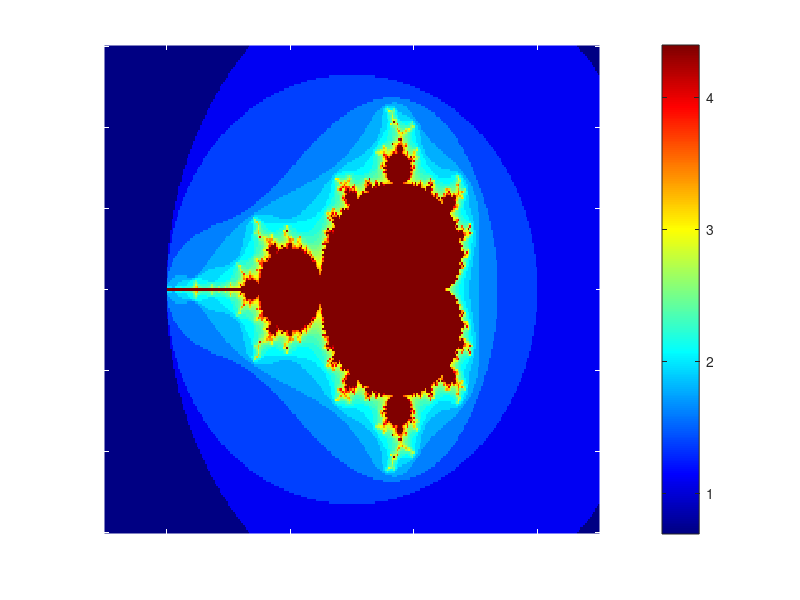

MATLAB code to generate this figure:
% INTERACTIVE FRACTAL EXPLORER
% Run with: octave fractal.m

function fractal()
    % Global state variables
    global g_fractal_type g_xmin g_xmax g_ymin g_ymax g_max_iter g_fig g_quality;

    % Initialize parameters
    g_fractal_type = 1;
    g_max_iter = 80;  % Reduced for speed
    g_quality = 0;
    g_xmin = -2.5;
    g_xmax = 1.5;
    g_ymin = -1.5;
    g_ymax = 1.5;

    % Create figure
    g_fig = figure('Name', 'Fractal Explorer', ...
                   'NumberTitle', 'off', ...
                   'Position', [100, 100, 1000, 800], ...
                   'Color', [0.15 0.15 0.15]);

    % Print instructions
    fprintf('\n');
    fprintf('╔════════════════════════════════════════════════════════╗\n');
    fprintf('║      INTERACTIVE FRACTAL EXPLORER - CONTROLS          ║\n');
    fprintf('╠════════════════════════════════════════════════════════╣\n');
    fprintf('║  MOUSE:                                                ║\n');
    fprintf('║    • Click and drag to select zoom area                ║\n');
    fprintf('║    • Right-click to zoom out                           ║\n');
    fprintf('║                                                        ║\n');
    fprintf('║  KEYBOARD - FRACTALS:                                  ║\n');
    fprintf('║    • 1 = Mandelbrot Set                                ║\n');
    fprintf('║    • 2 = Julia Set                                     ║\n');
    fprintf('║    • 3 = Burning Ship                                  ║\n');
    fprintf('║    • 4 = Tricorn                                       ║\n');
    fprintf('║                                                        ║\n');
    fprintf('║  KEYBOARD - QUALITY:                                   ║\n');
    fprintf('║    • f = Fast mode (300x225 - very quick)              ║\n');
    fprintf('║    • n = Normal mode (500x375 - balanced)              ║\n');
    fprintf('║    • h = High quality (800x600 - detailed)             ║\n');
    fprintf('║                                                        ║\n');
    fprintf('║  KEYBOARD - OTHER:                                     ║\n');
    fprintf('║    • Arrow keys = Pan view (left/right/up/down)        ║\n');
    fprintf('║    • r = Reset view                                    ║\n');
    fprintf('║    • + = More iterations  | - = Less iterations        ║\n');
    fprintf('║    • q = Quit                                          ║\n');
    fprintf('╚════════════════════════════════════════════════════════╝\n');
    fprintf('\n');

    % Draw initial fractal
    draw_fractal();

    % Set up event callbacks
    set(g_fig, 'WindowButtonDownFcn', @handle_mouse_down);
    set(g_fig, 'KeyPressFcn', @handle_keyboard);

    % Keep window open
    waitfor(g_fig);
    fprintf('Fractal explorer closed.\n');
end

% ========== DRAWING ==========

function draw_fractal()
    global g_fractal_type g_xmin g_xmax g_ymin g_ymax g_max_iter g_fig g_quality;

    fprintf('Computing... ');
    tic;

    % Resolution - reduced for speed
    switch g_quality
        case 0
            width = 300; height = 225;  % Very fast
        case 1
            width = 500; height = 375;  % Balanced
        otherwise
            width = 800; height = 600;  % High quality
    end

    % Create mesh
    x = linspace(g_xmin, g_xmax, width);
    y = linspace(g_ymin, g_ymax, height);
    [X, Y] = meshgrid(x, y);
    C = X + 1i*Y;

    % Compute
    M = compute_fractal(C, g_max_iter, g_fractal_type);
    M_display = log(M + 1);

    % Fractal name
    names = {'Mandelbrot Set', 'Julia Set', 'Burning Ship', 'Tricorn'};
    fname = names{g_fractal_type};

    % Render
    figure(g_fig);
    clf;
    imagesc([g_xmin g_xmax], [g_ymin g_ymax], M_display);
    set(gca, 'YDir', 'normal');
    axis tight;

    % Styling
    colormap(jet(256));
    cb = colorbar;
    set(cb, 'Color', [1 1 1]);
    set(gca, 'Color', [0 0 0], 'XColor', [1 1 1], 'YColor', [1 1 1]);
    xlabel('Real', 'Color', [1 1 1]);
    ylabel('Imaginary', 'Color', [1 1 1]);

    quality_names = {'FAST', 'NORMAL', 'HIGH'};
    title_str = sprintf('%s [%s] (%d iter) | Drag=zoom | 1-4/f/n/h/+/-/q', ...
                       fname, quality_names{g_quality + 1}, g_max_iter);
    title(title_str, 'Color', [1 1 1], 'FontWeight', 'bold');

    % Restore callbacks
    set(g_fig, 'WindowButtonDownFcn', @handle_mouse_down);
    set(g_fig, 'KeyPressFcn', @handle_keyboard);

    fprintf('done (%.2fs)\n', toc);
    drawnow;  % Force display update
end

function M = compute_fractal(C, max_iter, ftype)
    [rows, cols] = size(C);
    M = zeros(rows, cols);
    Z = zeros(rows, cols);
    active = true(rows, cols);

    switch ftype
        case 1  % Mandelbrot
            for k = 1:max_iter
                if ~any(active(:)); break; end
                Z_active = Z(active);
                C_active = C(active);
                Z_active = Z_active.^2 + C_active;
                escaped = abs(Z_active) > 2;
                active_indices = find(active);
                M(active_indices(escaped)) = k;
                Z(active) = Z_active;
                active(active_indices(escaped)) = false;
            end

        case 2  % Julia
            c = -0.7 + 0.27015i;
            Z = C;
            for k = 1:max_iter
                if ~any(active(:)); break; end
                Z_active = Z(active);
                Z_active = Z_active.^2 + c;
                escaped = abs(Z_active) > 2;
                active_indices = find(active);
                M(active_indices(escaped)) = k;
                Z(active) = Z_active;
                active(active_indices(escaped)) = false;
            end

        case 3  % Burning Ship
            for k = 1:max_iter
                if ~any(active(:)); break; end
                Z_active = Z(active);
                C_active = C(active);
                Z_active = (abs(real(Z_active)) + 1i*abs(imag(Z_active))).^2 + C_active;
                escaped = abs(Z_active) > 2;
                active_indices = find(active);
                M(active_indices(escaped)) = k;
                Z(active) = Z_active;
                active(active_indices(escaped)) = false;
            end

        case 4  % Tricorn
            for k = 1:max_iter
                if ~any(active(:)); break; end
                Z_active = Z(active);
                C_active = C(active);
                Z_active = conj(Z_active).^2 + C_active;
                escaped = abs(Z_active) > 2;
                active_indices = find(active);
                M(active_indices(escaped)) = k;
                Z(active) = Z_active;
                active(active_indices(escaped)) = false;
            end
    end
    M(active) = max_iter;
end

% ========== MOUSE EVENTS ==========

function handle_mouse_down(src, evt)
    global g_xmin g_xmax g_ymin g_ymax g_fig;

    button = get(g_fig, 'SelectionType');

    if strcmp(button, 'normal')  % Left - drag zoom
        point1 = get(gca, 'CurrentPoint');
        x1 = point1(1,1);
        y1 = point1(1,2);

        rect_h = rectangle('Position', [x1, y1, 0.001, 0.001], ...
                          'EdgeColor', [1 1 0], 'LineWidth', 2, 'LineStyle', '--');

        set(g_fig, 'WindowButtonMotionFcn', {@handle_mouse_drag, x1, y1, rect_h});
        set(g_fig, 'WindowButtonUpFcn', {@handle_mouse_up, x1, y1, rect_h});

    elseif strcmp(button, 'alt')  % Right - zoom out
        point = get(gca, 'CurrentPoint');
        x_click = point(1,1);
        y_click = point(1,2);

        zoom_factor = 2.0;
        x_range = (g_xmax - g_xmin) * zoom_factor / 2;
        y_range = (g_ymax - g_ymin) * zoom_factor / 2;

        g_xmin = x_click - x_range;
        g_xmax = x_click + x_range;
        g_ymin = y_click - y_range;
        g_ymax = y_click + y_range;

        fprintf('Zooming out...\n');
        draw_fractal();
    end
end

function handle_mouse_drag(src, evt, x1, y1, rect_h)
    point2 = get(gca, 'CurrentPoint');
    x2 = point2(1,1);
    y2 = point2(1,2);
    set(rect_h, 'Position', [x1, y1, x2-x1, y2-y1]);
    drawnow;
end

function handle_mouse_up(src, evt, x1, y1, rect_h)
    global g_xmin g_xmax g_ymin g_ymax g_fig;

    point2 = get(gca, 'CurrentPoint');
    x2 = point2(1,1);
    y2 = point2(1,2);

    fprintf('Mouse up: start=(%.3f,%.3f) end=(%.3f,%.3f)\n', x1, y1, x2, y2);

    delete(rect_h);
    set(g_fig, 'WindowButtonMotionFcn', '');
    set(g_fig, 'WindowButtonUpFcn', '');

    dx = abs(x2 - x1);
    dy = abs(y2 - y1);
    threshold_x = (g_xmax - g_xmin) * 0.005;
    threshold_y = (g_ymax - g_ymin) * 0.005;

    fprintf('Selection: dx=%.3f dy=%.3f, threshold_x=%.3f threshold_y=%.3f\n', dx, dy, threshold_x, threshold_y);

    % Much smaller threshold - 0.5% instead of 2%
    if dx > threshold_x && dy > threshold_y
        fprintf('✓ Valid selection - zooming!\n');
        new_xmin = min(x1, x2);
        new_xmax = max(x1, x2);
        new_ymin = min(y1, y2);
        new_ymax = max(y1, y2);

        x_center = (new_xmin + new_xmax) / 2;
        y_center = (new_ymin + new_ymax) / 2;
        x_range = new_xmax - new_xmin;
        y_range = new_ymax - new_ymin;

        window_aspect = 4 / 3;
        selection_aspect = x_range / y_range;

        if selection_aspect > window_aspect
            y_range = x_range / window_aspect;
        else
            x_range = y_range * window_aspect;
        end

        g_xmin = x_center - x_range / 2;
        g_xmax = x_center + x_range / 2;
        g_ymin = y_center - y_range / 2;
        g_ymax = y_center + y_range / 2;

        fprintf('Zooming in... New bounds: X[%.3f to %.3f] Y[%.3f to %.3f]\n', ...
                g_xmin, g_xmax, g_ymin, g_ymax);
        drawnow;  % Force display update
        draw_fractal();
    else
        fprintf('✗ Selection too small - ignored\n');
    end
end

% ========== KEYBOARD ==========

function handle_keyboard(src, evt)
    global g_fractal_type g_xmin g_xmax g_ymin g_ymax g_max_iter g_fig g_quality;

    key = evt.Character;

    % Check for arrow keys (they don't have Character, use Key instead)
    if isempty(key)
        key = evt.Key;
    end

    if isempty(key); return; end

    changed = false;

    if key == '1' && g_fractal_type != 1
        g_fractal_type = 1; reset_view();
        fprintf('→ Mandelbrot\n'); changed = true;
    elseif key == '2' && g_fractal_type != 2
        g_fractal_type = 2; reset_view();
        fprintf('→ Julia\n'); changed = true;
    elseif key == '3' && g_fractal_type != 3
        g_fractal_type = 3; reset_view();
        fprintf('→ Burning Ship\n'); changed = true;
    elseif key == '4' && g_fractal_type != 4
        g_fractal_type = 4; reset_view();
        fprintf('→ Tricorn\n'); changed = true;
    elseif key == 'r'
        reset_view();
        fprintf('→ Reset\n'); changed = true;
    elseif key == '+'
        g_max_iter = min(g_max_iter + 50, 1000);
        fprintf('→ Iter: %d\n', g_max_iter); changed = true;
    elseif key == '-'
        g_max_iter = max(g_max_iter - 50, 50);
        fprintf('→ Iter: %d\n', g_max_iter); changed = true;
    elseif key == 'f'
        g_quality = 0;
        fprintf('→ Fast\n'); changed = true;
    elseif key == 'n'
        g_quality = 1;
        fprintf('→ Normal\n'); changed = true;
    elseif key == 'h'
        g_quality = 2;
        fprintf('→ High\n'); changed = true;
    elseif key == 'q'
        fprintf('Closing...\n');
        close(g_fig);
        return;

    % Arrow keys for panning
    elseif strcmp(key, 'left')
        pan_amount = (g_xmax - g_xmin) * 0.1;  % Pan 10% of view
        g_xmin = g_xmin - pan_amount;
        g_xmax = g_xmax - pan_amount;
        fprintf('← Pan left\n'); changed = true;
    elseif strcmp(key, 'right')
        pan_amount = (g_xmax - g_xmin) * 0.1;
        g_xmin = g_xmin + pan_amount;
        g_xmax = g_xmax + pan_amount;
        fprintf('→ Pan right\n'); changed = true;
    elseif strcmp(key, 'up')
        pan_amount = (g_ymax - g_ymin) * 0.1;
        g_ymin = g_ymin + pan_amount;
        g_ymax = g_ymax + pan_amount;
        fprintf('↑ Pan up\n'); changed = true;
    elseif strcmp(key, 'down')
        pan_amount = (g_ymax - g_ymin) * 0.1;
        g_ymin = g_ymin - pan_amount;
        g_ymax = g_ymax - pan_amount;
        fprintf('↓ Pan down\n'); changed = true;
    end

    if changed
        draw_fractal();
    end
end

function reset_view()
    global g_fractal_type g_xmin g_xmax g_ymin g_ymax;
    if g_fractal_type == 3
        g_xmin = -2.0; g_xmax = 1.0;
        g_ymin = -2.0; g_ymax = 1.0;
    else
        g_xmin = -2.5; g_xmax = 1.5;
        g_ymin = -1.5; g_ymax = 1.5;
    end
end
